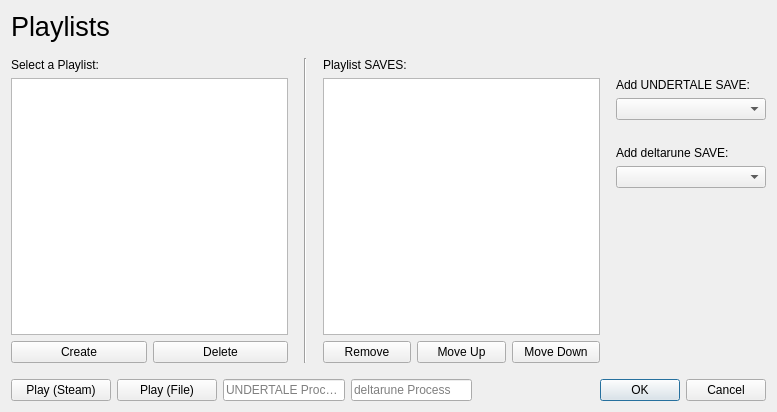
<?xml version="1.0" encoding="UTF-8"?>
<ui version="4.0">
 <class>Playlists</class>
 <widget class="QDialog" name="Playlists">
  <property name="geometry">
   <rect>
    <x>0</x>
    <y>0</y>
    <width>777</width>
    <height>412</height>
   </rect>
  </property>
  <property name="windowTitle">
   <string>Playlists</string>
  </property>
  <layout class="QVBoxLayout" name="verticalLayout_4">
   <item>
    <widget class="QLabel" name="title">
     <property name="font">
      <font>
       <pointsize>20</pointsize>
      </font>
     </property>
     <property name="text">
      <string>Playlists</string>
     </property>
    </widget>
   </item>
   <item>
    <spacer name="verticalSpacer_4">
     <property name="orientation">
      <enum>Qt::Vertical</enum>
     </property>
     <property name="sizeType">
      <enum>QSizePolicy::Fixed</enum>
     </property>
     <property name="sizeHint" stdset="0">
      <size>
       <width>20</width>
       <height>10</height>
      </size>
     </property>
    </spacer>
   </item>
   <item>
    <layout class="QHBoxLayout" name="horizontalLayout_3">
     <item>
      <layout class="QVBoxLayout" name="verticalLayout">
       <item>
        <widget class="QLabel" name="label">
         <property name="text">
          <string>Select a Playlist:</string>
         </property>
        </widget>
       </item>
       <item>
        <widget class="QListWidget" name="playlists"/>
       </item>
       <item>
        <layout class="QHBoxLayout" name="horizontalLayout">
         <item>
          <widget class="QPushButton" name="createPlaylist">
           <property name="text">
            <string>Create</string>
           </property>
          </widget>
         </item>
         <item>
          <widget class="QPushButton" name="delPlaylist">
           <property name="text">
            <string>Delete</string>
           </property>
          </widget>
         </item>
        </layout>
       </item>
      </layout>
     </item>
     <item>
      <spacer name="horizontalSpacer">
       <property name="orientation">
        <enum>Qt::Horizontal</enum>
       </property>
       <property name="sizeType">
        <enum>QSizePolicy::Fixed</enum>
       </property>
       <property name="sizeHint" stdset="0">
        <size>
         <width>10</width>
         <height>20</height>
        </size>
       </property>
      </spacer>
     </item>
     <item>
      <widget class="Line" name="line">
       <property name="orientation">
        <enum>Qt::Vertical</enum>
       </property>
      </widget>
     </item>
     <item>
      <spacer name="horizontalSpacer_2">
       <property name="orientation">
        <enum>Qt::Horizontal</enum>
       </property>
       <property name="sizeType">
        <enum>QSizePolicy::Fixed</enum>
       </property>
       <property name="sizeHint" stdset="0">
        <size>
         <width>10</width>
         <height>20</height>
        </size>
       </property>
      </spacer>
     </item>
     <item>
      <layout class="QVBoxLayout" name="verticalLayout_3">
       <item>
        <widget class="QLabel" name="label_2">
         <property name="text">
          <string>Playlist SAVES:</string>
         </property>
        </widget>
       </item>
       <item>
        <widget class="QListWidget" name="savesList"/>
       </item>
       <item>
        <layout class="QHBoxLayout" name="horizontalLayout_2">
         <item>
          <widget class="QPushButton" name="delSave">
           <property name="text">
            <string>Remove</string>
           </property>
          </widget>
         </item>
         <item>
          <widget class="QPushButton" name="moveUp">
           <property name="text">
            <string>Move Up</string>
           </property>
          </widget>
         </item>
         <item>
          <widget class="QPushButton" name="moveDown">
           <property name="text">
            <string>Move Down</string>
           </property>
          </widget>
         </item>
        </layout>
       </item>
      </layout>
     </item>
     <item>
      <spacer name="horizontalSpacer_3">
       <property name="orientation">
        <enum>Qt::Horizontal</enum>
       </property>
       <property name="sizeType">
        <enum>QSizePolicy::Fixed</enum>
       </property>
       <property name="sizeHint" stdset="0">
        <size>
         <width>10</width>
         <height>20</height>
        </size>
       </property>
      </spacer>
     </item>
     <item>
      <layout class="QVBoxLayout" name="verticalLayout_2">
       <item>
        <spacer name="verticalSpacer_3">
         <property name="orientation">
          <enum>Qt::Vertical</enum>
         </property>
         <property name="sizeType">
          <enum>QSizePolicy::Fixed</enum>
         </property>
         <property name="sizeHint" stdset="0">
          <size>
           <width>20</width>
           <height>20</height>
          </size>
         </property>
        </spacer>
       </item>
       <item>
        <widget class="QLabel" name="label_3">
         <property name="text">
          <string>Add UNDERTALE SAVE:</string>
         </property>
        </widget>
       </item>
       <item>
        <widget class="QComboBox" name="undertaleCombo">
         <property name="minimumSize">
          <size>
           <width>150</width>
           <height>0</height>
          </size>
         </property>
        </widget>
       </item>
       <item>
        <spacer name="verticalSpacer">
         <property name="orientation">
          <enum>Qt::Vertical</enum>
         </property>
         <property name="sizeType">
          <enum>QSizePolicy::Fixed</enum>
         </property>
         <property name="sizeHint" stdset="0">
          <size>
           <width>20</width>
           <height>20</height>
          </size>
         </property>
        </spacer>
       </item>
       <item>
        <widget class="QLabel" name="label_4">
         <property name="text">
          <string>Add deltarune SAVE:</string>
         </property>
        </widget>
       </item>
       <item>
        <widget class="QComboBox" name="deltaruneCombo">
         <property name="minimumSize">
          <size>
           <width>150</width>
           <height>0</height>
          </size>
         </property>
        </widget>
       </item>
       <item>
        <spacer name="verticalSpacer_2">
         <property name="orientation">
          <enum>Qt::Vertical</enum>
         </property>
         <property name="sizeHint" stdset="0">
          <size>
           <width>20</width>
           <height>40</height>
          </size>
         </property>
        </spacer>
       </item>
      </layout>
     </item>
    </layout>
   </item>
   <item>
    <spacer name="verticalSpacer_5">
     <property name="orientation">
      <enum>Qt::Vertical</enum>
     </property>
     <property name="sizeType">
      <enum>QSizePolicy::Fixed</enum>
     </property>
     <property name="sizeHint" stdset="0">
      <size>
       <width>20</width>
       <height>10</height>
      </size>
     </property>
    </spacer>
   </item>
   <item>
    <layout class="QHBoxLayout" name="horizontalLayout_5">
     <item>
      <layout class="QHBoxLayout" name="horizontalLayout_4">
       <item>
        <widget class="QPushButton" name="playSteam">
         <property name="minimumSize">
          <size>
           <width>100</width>
           <height>0</height>
          </size>
         </property>
         <property name="text">
          <string>Play (Steam)</string>
         </property>
        </widget>
       </item>
       <item>
        <widget class="QPushButton" name="playFile">
         <property name="minimumSize">
          <size>
           <width>100</width>
           <height>0</height>
          </size>
         </property>
         <property name="text">
          <string>Play (File)</string>
         </property>
        </widget>
       </item>
      </layout>
     </item>
     <item>
      <widget class="QLineEdit" name="utProcName">
       <property name="placeholderText">
        <string>UNDERTALE Process</string>
       </property>
      </widget>
     </item>
     <item>
      <widget class="QLineEdit" name="drProcName">
       <property name="placeholderText">
        <string>deltarune Process</string>
       </property>
      </widget>
     </item>
     <item>
      <spacer name="horizontalSpacer_4">
       <property name="orientation">
        <enum>Qt::Horizontal</enum>
       </property>
       <property name="sizeHint" stdset="0">
        <size>
         <width>0</width>
         <height>20</height>
        </size>
       </property>
      </spacer>
     </item>
     <item>
      <widget class="QDialogButtonBox" name="buttonBox">
       <property name="orientation">
        <enum>Qt::Horizontal</enum>
       </property>
       <property name="standardButtons">
        <set>QDialogButtonBox::Cancel|QDialogButtonBox::Ok</set>
       </property>
      </widget>
     </item>
    </layout>
   </item>
  </layout>
 </widget>
 <resources/>
 <connections>
  <connection>
   <sender>buttonBox</sender>
   <signal>accepted()</signal>
   <receiver>Playlists</receiver>
   <slot>accept()</slot>
   <hints>
    <hint type="sourcelabel">
     <x>248</x>
     <y>254</y>
    </hint>
    <hint type="destinationlabel">
     <x>157</x>
     <y>274</y>
    </hint>
   </hints>
  </connection>
  <connection>
   <sender>buttonBox</sender>
   <signal>rejected()</signal>
   <receiver>Playlists</receiver>
   <slot>reject()</slot>
   <hints>
    <hint type="sourcelabel">
     <x>316</x>
     <y>260</y>
    </hint>
    <hint type="destinationlabel">
     <x>286</x>
     <y>274</y>
    </hint>
   </hints>
  </connection>
 </connections>
</ui>
